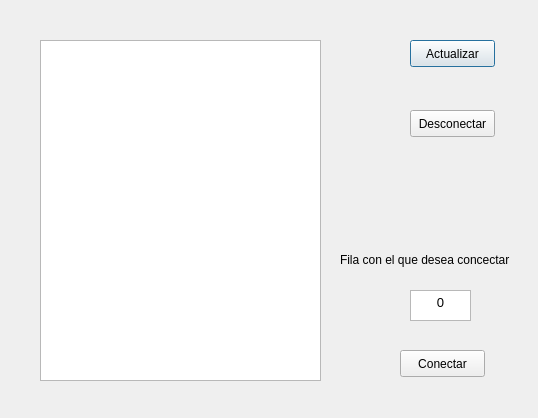
<?xml version="1.0" encoding="UTF-8"?>
<ui version="4.0">
 <class>Dialog</class>
 <widget class="QDialog" name="Dialog">
  <property name="geometry">
   <rect>
    <x>0</x>
    <y>0</y>
    <width>538</width>
    <height>418</height>
   </rect>
  </property>
  <property name="windowTitle">
   <string>Dialog</string>
  </property>
  <widget class="QTableWidget" name="tableWidget">
   <property name="geometry">
    <rect>
     <x>40</x>
     <y>40</y>
     <width>281</width>
     <height>341</height>
    </rect>
   </property>
  </widget>
  <widget class="QPushButton" name="act">
   <property name="geometry">
    <rect>
     <x>410</x>
     <y>40</y>
     <width>85</width>
     <height>27</height>
    </rect>
   </property>
   <property name="text">
    <string>Actualizar</string>
   </property>
  </widget>
  <widget class="QTextEdit" name="id_row">
   <property name="geometry">
    <rect>
     <x>410</x>
     <y>290</y>
     <width>61</width>
     <height>31</height>
    </rect>
   </property>
   <property name="html">
    <string>&lt;!DOCTYPE HTML PUBLIC &quot;-//W3C//DTD HTML 4.0//EN&quot; &quot;http://www.w3.org/TR/REC-html40/strict.dtd&quot;&gt;
&lt;html&gt;&lt;head&gt;&lt;meta name=&quot;qrichtext&quot; content=&quot;1&quot; /&gt;&lt;style type=&quot;text/css&quot;&gt;
p, li { white-space: pre-wrap; }
&lt;/style&gt;&lt;/head&gt;&lt;body style=&quot; font-family:'Oxygen-Sans'; font-size:10pt; font-weight:400; font-style:normal;&quot;&gt;
&lt;p align=&quot;center&quot; style=&quot; margin-top:0px; margin-bottom:0px; margin-left:0px; margin-right:0px; -qt-block-indent:0; text-indent:0px;&quot;&gt;0&lt;/p&gt;&lt;/body&gt;&lt;/html&gt;</string>
   </property>
  </widget>
  <widget class="QLabel" name="label">
   <property name="geometry">
    <rect>
     <x>340</x>
     <y>250</y>
     <width>201</width>
     <height>20</height>
    </rect>
   </property>
   <property name="text">
    <string>Fila con el que desea concectar</string>
   </property>
  </widget>
  <widget class="QPushButton" name="conec">
   <property name="geometry">
    <rect>
     <x>400</x>
     <y>350</y>
     <width>85</width>
     <height>27</height>
    </rect>
   </property>
   <property name="text">
    <string>Conectar</string>
   </property>
  </widget>
  <widget class="QPushButton" name="desc">
   <property name="geometry">
    <rect>
     <x>410</x>
     <y>110</y>
     <width>85</width>
     <height>27</height>
    </rect>
   </property>
   <property name="text">
    <string>Desconectar</string>
   </property>
  </widget>
 </widget>
 <resources/>
 <connections/>
</ui>
